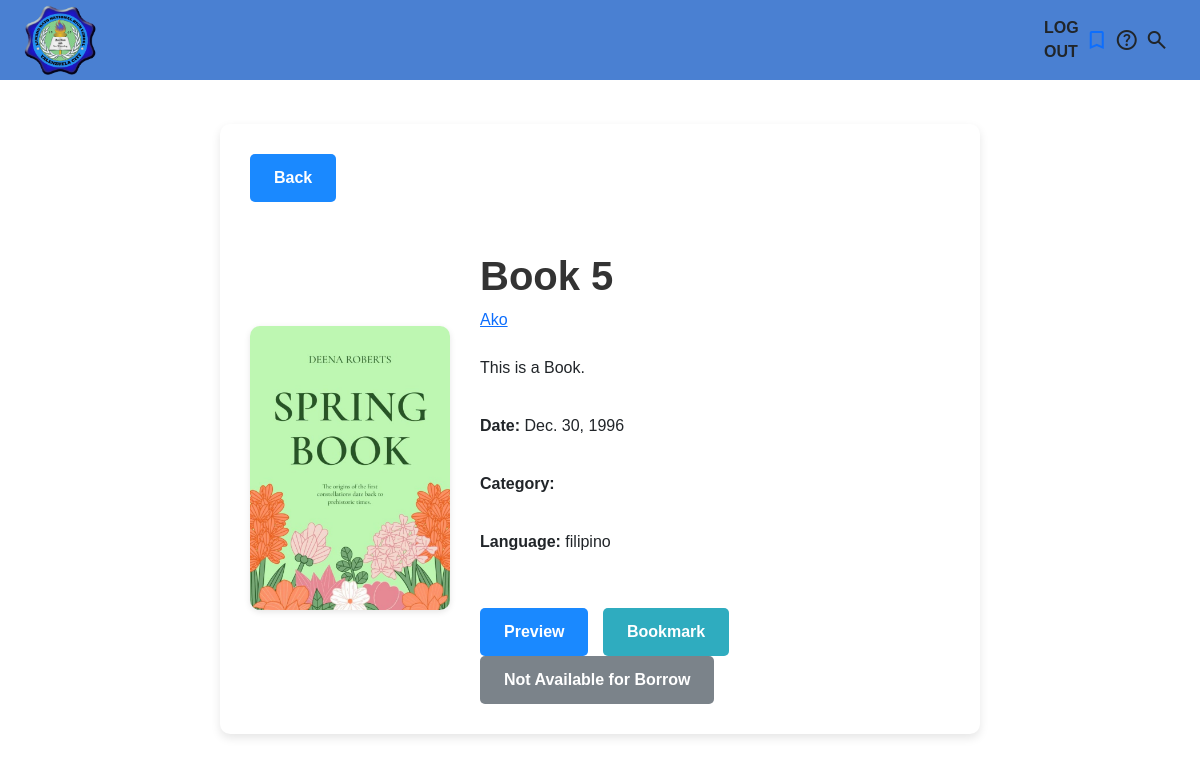
Page /student/book-detail/12/ (signed in) on the earlier database version.
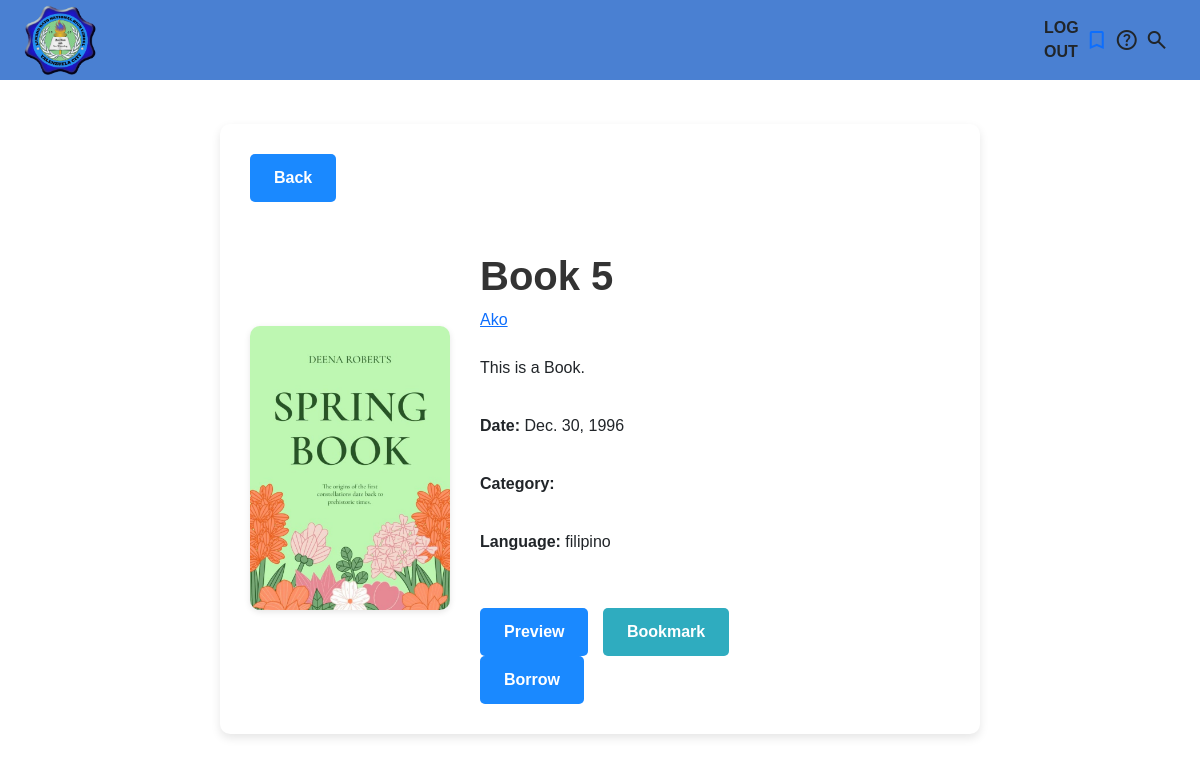
Same page on the later database version.
### librarian/models.py (models this page shows, shortened)
class Books(models.Model):
    BookTitle = models.CharField(max_length=100, unique=True)
    Author = models.CharField(max_length=100)
    Description = models.TextField(null=True, blank=True)
    Date = models.DateField()
    Category = models.ManyToManyField(Category)
    SubCategory = models.ManyToManyField(SubCategory)
    SubSection = models.ManyToManyField(SubSection)
    Language = models.CharField(max_length=100, choices=LANGUAGE_CHOICES, default='english')
    BookFile = models.FileField(upload_to="books/files/", default='default_value.pdf')
    BookImage = models.ImageField(upload_to="books/images/", default='default_image.jpg')
    deleted_at = models.DateTimeField(null=True, blank=True)
    available = models.BooleanField(default=True)
    bookmarked_by = models.ManyToManyField(User, related_name='bookmarks', blank=True)
    borrowed = models.ManyToManyField(User, related_name='borrow', blank="True")
    PageViews = models.IntegerField(default=0)
    eBook = models.BooleanField(default=False)
    research_paper = models.BooleanField(default=False)
    hardCopy = models.BooleanField(default=False)
    stock = models.IntegerField(default=0)
    TimesBorrow = models.IntegerField(default=0)

### student/views.py (the view)
# urls.py: path('book-detail/<int:book_id>/', views.book_detail, name='book_detail'),
def book_detail(request, book_id):
    book = get_object_or_404(Books, pk=book_id)
    borrow_requested = BorrowRequest.objects.filter(book=book, requested_by=request.user).exists()
    borrow_message = request.GET.get('borrow_message', "")
    context = {
        'book': book,
        'borrow_requested': borrow_requested,
        'borrow_message': borrow_message,
    }
    return render(request, 'info.html', context)

### student/templatetags/custom_tags.py (called while the page is built)
@register.filter(name='is_student')
def is_student(user):
    return user.groups.filter(name='Student').exists()

### student/templates/info.html (shortened to what this page needs)
{% load custom_tags %}
{% if user.is_authenticated and user|is_student %}
{% load static %}
<!DOCTYPE html>
<html lang="en">
<head>
    <link rel="stylesheet" href="https://cdn.jsdelivr.net/npm/bootstrap@5.3.3/dist/css/bootstrap.min.css">
    <link rel="stylesheet" href="https://cdnjs.cloudflare.com/ajax/libs/OwlCarousel2/2.3.4/assets/owl.carousel.min.css">
    <link rel="stylesheet" href="https://cdnjs.cloudflare.com/ajax/libs/OwlCarousel2/2.3.4/assets/owl.theme.default.min.css">
</head>
<body>
    <header class="header">
        <div class="navbar-left">
            <img src="{% static 'playground/school_Logo.png'%}" alt="Logo" height="80px" id="logo">
        </div>
        <div class="navbar-right">
            <span class="navbar-text">LOG OUT</span>
            <a href="{% url 'bookmark' %}" class="material-symbols-outlined navbar-icon" alt="bookmark">bookmark</a>
            <span class="material-symbols-outlined navbar-icon" alt="help">help</span>
            <span class="material-symbols-outlined navbar-icon" alt="search" id="search">search</span>
        </div>
    </header>
    <div class="container">
        <br>
        <section class="content">
            <button class="btn btn-primary hBack" type="button">Back</button>
            <div class="book-info">
                <img src="{{ book.BookImage.url }}" alt="{{ book.BookTitle }} Image" class="img-fluid book-image">
                <div class="book-details">
                    <h1 style="font-family: Arial, Helvetica, sans-serif; color: #333;"><b>{{ book.BookTitle }}</b></h1>
                    <a href="#">{{ book.Author}}</a>
                    <br>
                    <br>
                    <p>{{ book.Description }}</p>
                    <br>
                    <p><strong><b>Date:</strong></b> {{ book.Date }}</p>
                    <br>
                    <p><strong><b>Category:</strong> </b>{{ book.Category.all|join:", " }}</p>
                    <br>
                    <p><strong><b>Language:</strong> </b>{{ book.Language }}</p>
                    <br>
                    <div class="buttons">
                        <a href="{% url 'prev_file' book.id %}" class="btn btn-primary">Preview</a>
                        <button class="btn btn-info bookmark-btn" data-bookid="{{ book.id }}">Bookmark</button>
                        {% if book.available %}
                            <form method="post" action="{% url 'borrow_request' book.id %}">
                                <button type="submit" class="btn btn-primary">Borrow</button>
                            </form>
                        {% else %}
                            <button id="openModalBtn" class="btn btn-secondary">Not Available for Borrow</button>
                        {% endif %}
                    </div>
                </div>
            </div>
        </section>
    </div>
</body>
</html>
{%endif%}

Differences in the rows shown:
changed Books "Book 5": available False → True (drawn)
Other differences:
text no longer shown: "Not Available for Borrow"
text now shown: "Borrow"
